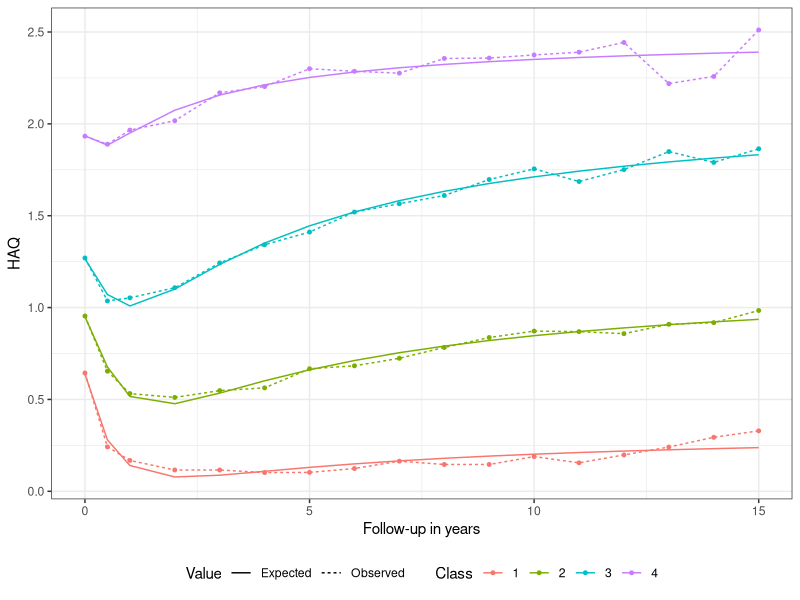

Reproduce this figure in R. (Note: this script raises an error after producing the figure.)
rm(list = ls())
library("ggplot2")
library("data.table")
theme_set(theme_bw())

# NORTON (2014) LATENT CLASS GROWTH MODEL (LCGM) ------------------------------
# predicted HAQ
haq <- data.table(read.table("haqpred-norton-2014.dat"))
setnames(haq, colnames(haq),
         c("time", "c3_obs", "c3_exp", "c1_obs", "c1_exp", 
           "c4_obs", "c4_exp", "c2_obs", "c2_exp"))
haq[, time := c(0, .5, seq(1, 15))]
haq[, xt := 1 - (1/(time + 1))]
c1.lm <- lm(c1_obs ~ xt + I(xt^2) + I(xt^3), data = haq)
c2.lm <-  lm(c2_obs ~ xt + I(xt^2) + I(xt^3), data = haq)
c3.lm <-  lm(c3_obs ~ xt + I(xt^2) + I(xt^3), data = haq)
c4.lm <-  lm(c4_obs ~ xt + I(xt^2) + I(xt^3), data = haq)
haq[, c1_lmexp := c(predict(c1.lm))]
haq[, c2_lmexp := c(predict(c2.lm))]
haq[, c3_lmexp := c(predict(c3.lm))]
haq[, c4_lmexp := c(predict(c4.lm))]
p.dat <- melt(haq[, .(time, c1_obs, c2_obs, c3_obs, c4_obs, c1_lmexp, c2_lmexp,
                      c3_lmexp, c4_lmexp)], id.vars = "time")
p.dat[, class := ifelse(variable %in% c("c1_obs", "c1_lmexp"), 1, NA)]
p.dat[, class := ifelse(variable %in% c("c2_obs", "c2_lmexp"), 2, class)]
p.dat[, class := ifelse(variable %in% c("c3_obs", "c3_lmexp"), 3, class)]
p.dat[, class := ifelse(variable %in% c("c4_obs", "c4_lmexp"), 4, class)]
p.dat[, type := ifelse(grepl("lmexp", variable) == TRUE, "Expected", "Observed")]
p <- ggplot(p.dat, aes(x = time, y = value, linetype = factor(type), col = factor(class))) + 
  geom_line() +
  geom_point(data = p.dat[ type == "Observed"], aes(x = time, y = value), size = 1) +
  xlab("Follow-up in years") + ylab("HAQ") + scale_linetype_discrete("Value") +
  scale_color_discrete("Class") +
  theme(legend.position = "bottom")
ggsave("figs/haq-lcgm-obsexp.pdf", p, height = 5, width = 7)

# latent class probabilities
# note that standard errors are taken from the Norton (2014) supplement
coefs <- fread("coef-norton-2014.csv")
beta1 <- coef(c1.lm)
beta1.se <- c(.058, .074, .027, .003)
beta2 <- coef(c2.lm)
beta2.se <- c(.058, .020, .002, .064)
beta3 <- coef(c3.lm)
beta3.se <- c(.064, .056, .021, .002)
beta4 <- coef(c4.lm)
beta4.se <- c(.063, .073, .027, .003)
beta.var <- paste0(c("intercept_", "linear_", "quadratic_", "cubic_"), rep(seq(1,4), each = 4))
beta.parameter <- rep(c("beta1", "beta2", "beta3", "beta4"), each = 4)
beta.dt <- data.table(var = beta.var, data = "eras", parameter = beta.parameter, 
                      coef = c(beta1, beta2, beta3, beta4),
                      se = c(beta1.se, beta2.se, beta3.se, beta4.se))
coefs <- rbind(beta.dt, coefs)
index <- list()
parameters <- unique(coefs$parameter)
for (par in parameters){
  index[[par]] <- which(coefs$parameter == par)
}

# save
haq.lcgm.pars <- list(coef = coefs, vcov = diag(coefs$se^2), index = index)
save(haq.lcgm.pars, 
     file = "../data/haq-lcgm-pars.rda", compress = "bzip2")
